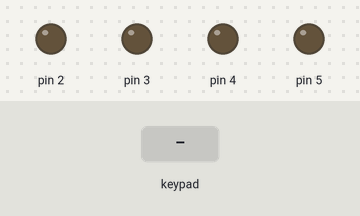
This sketch was run on a simulated Arduino Uno, built with avr-gcc and run on an emulated ATmega328P. On the bench: output pins drawn as LEDs (lit = HIGH). The test bench sets the inputs (shaded band).

Above: at 1.2 s.
1.3 s: key '2' pressed
At 2.1 s:
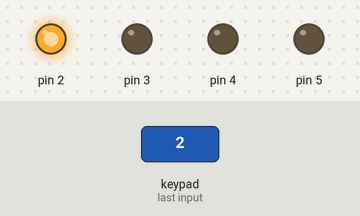
2.8 s: keypad keys 1 3 1 2 1 1 1 0 pressed 0.4 s apart
At 3.8 s:
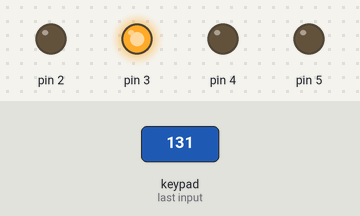
7.5 s: key '4' pressed
At 7.9 s:
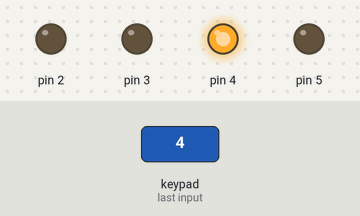
9.0 s: key '5' pressed
At 10.4 s:
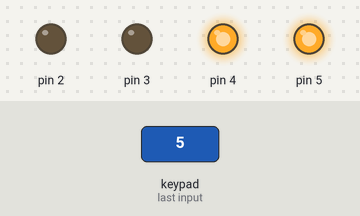
12.0 s: key '3' pressed
At 12.7 s:
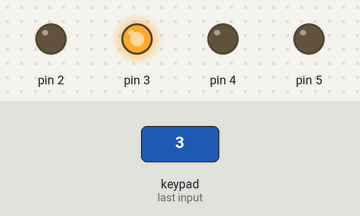
13.5 s: key '5' pressed
At 14.0 s:
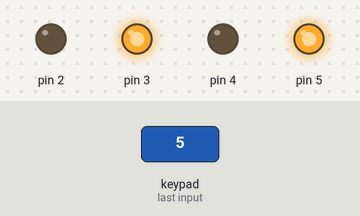
Timing chart, 0 to 17.0 s (numbered marks = the images above; inputs shaded):
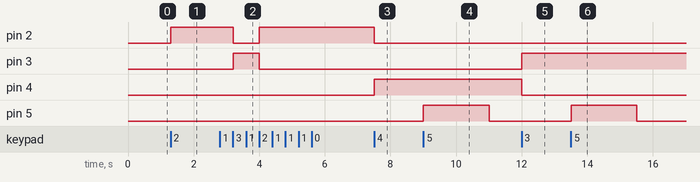

The sketch:

bluetooth_led.ino
```cpp
#include <Key.h>
#include <Keypad.h>

const byte rows=4;
const byte cols=4;
char keys[rows] [cols]={

  {'1','2','3','A'},
  {'4','5','6','B'},
  {'7','8','9','C'},
  {'*','0','#','D'}
};

byte rowPins[rows]={13,12,11,10};
byte colPins[cols]={9,8,7,6};
Keypad FKeypad = Keypad (makeKeymap (keys) , rowPins,
colPins,rows,cols);
void setup(){
Serial.begin(9600);
pinMode(2,OUTPUT);
pinMode(3,OUTPUT);
pinMode(4,OUTPUT);
pinMode(5,OUTPUT);
}
void loop (){
  char B_Key = FKeypad.getKey();
  if (B_Key=='2'){
    digitalWrite(2,HIGH);
    digitalWrite(3,LOW);
    digitalWrite(4,LOW);
    digitalWrite(5,LOW);

  }else if (B_Key=='3'){
    digitalWrite(3,HIGH);
    digitalWrite(2,LOW);
    digitalWrite(4,LOW);
    digitalWrite(5,LOW);
  }else if (B_Key=='4'){
    digitalWrite(4,HIGH);
    digitalWrite(3,LOW);
    digitalWrite(2,LOW);
    digitalWrite(5,LOW);
  }else if (B_Key=='5'){
     digitalWrite(5,HIGH);
     delay(2000);
     digitalWrite(5,LOW);
  }/*else{
    //Serial.println(B_Key);
    end;
  }*/
}
```

Measured:
- after the input at 1.3 s, pin 2: LOW → HIGH at once
- after the input at 2.8 s, pin 2: HIGH → LOW after 0.41 s, → HIGH 0.80 s later; pin 3: LOW → HIGH after 0.41 s, → LOW 0.80 s later
- after the input at 7.5 s, pin 2: HIGH → LOW at once; pin 4: LOW → HIGH at once
- after the input at 9.0 s, pin 5: LOW → HIGH at once, → LOW 2.0 s later
- after the input at 12.0 s, pin 3: LOW → HIGH at once; pin 4: HIGH → LOW at once
- after the input at 13.5 s, pin 5: LOW → HIGH at once, → LOW 2.0 s later
